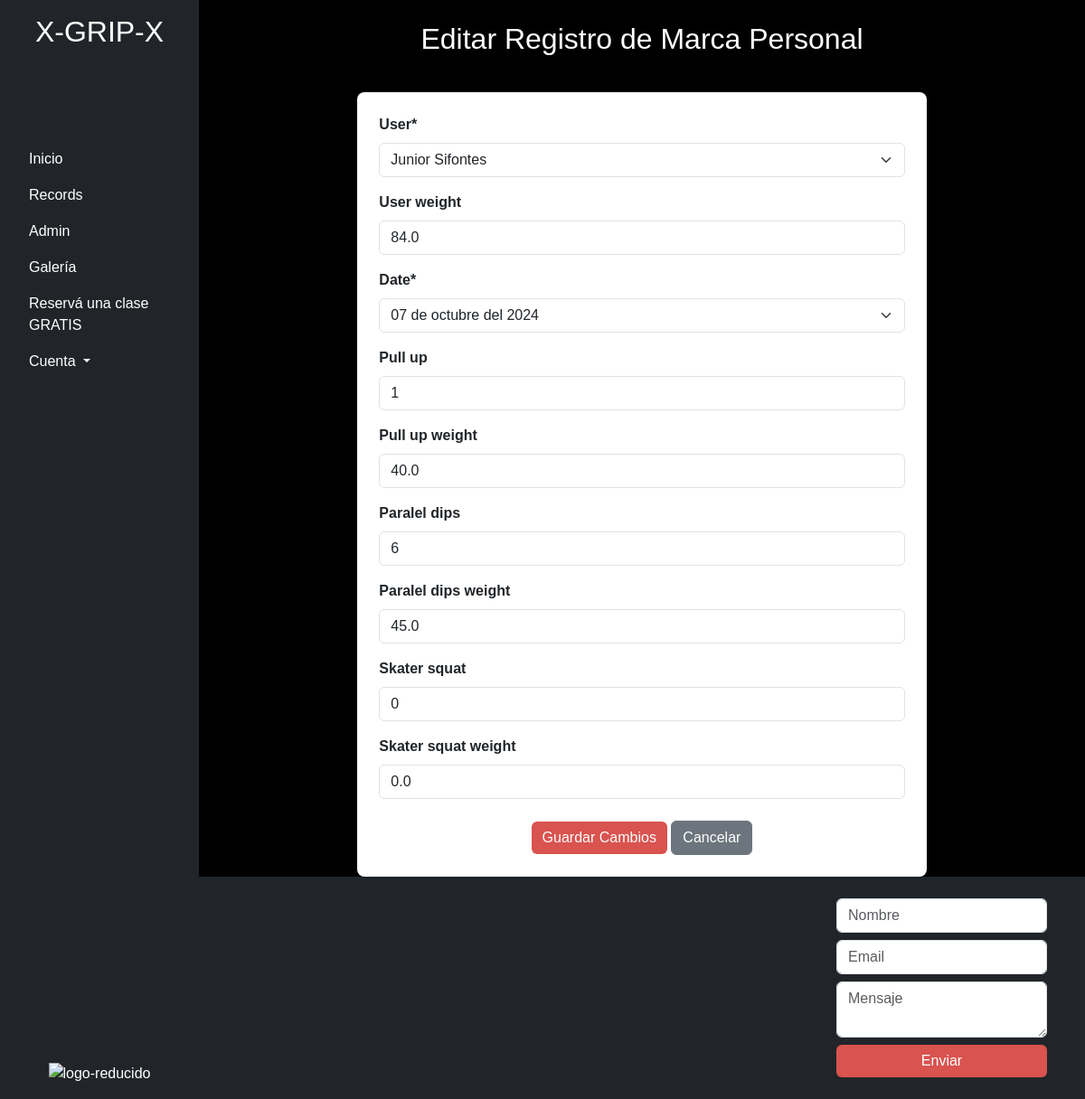
/user/records/edit/40, run on the app's committed database.
### data/models.py (models this page shows, shortened)
class PrData(models.Model):
    user = models.ForeignKey(Persona, on_delete=models.CASCADE)
    user_weight = models.FloatField(null=True, blank=True)
    date = models.ForeignKey(DateOfMedition, on_delete=models.PROTECT)
    pull_up = models.IntegerField(null=True, blank=True)
    pull_up_weight = models.FloatField(null=True, blank=True)
    paralel_dips = models.IntegerField(null=True, blank=True)
    paralel_dips_weight = models.FloatField(null=True, blank=True)
    skater_squat = models.IntegerField(null=True, blank=True)
    skater_squat_weight = models.FloatField(null=True, blank=True)

### data/views.py (the view)
# urls.py: path('records/edit/<int:pk>', views.edit_record, name='edit_record'),
def edit_record(request, pk):
    record = get_object_or_404(PrData, pk=pk)
    if request.method == 'POST':
        form = PrDataForm(request.POST, instance=record)
        if form.is_valid():
            form.save()
            return HttpResponseRedirect(reverse('records'))
    else:
        form = PrDataForm(instance=record)
    return render(request, 'data/edit_record.html', {'form': form})

### data/forms.py
class PrDataForm(forms.ModelForm):
    class Meta:
        model = PrData
        fields = '__all__'

### data/models.py (called while the page is built)
    def __str__(self):
        return f"{self.name}"

    def __str__(self):
        meses = [
            "enero", "febrero", "marzo", "abril", "mayo", "junio",
            "julio", "agosto", "septiembre", "octubre", "noviembre", "diciembre"
        ]
        dia = self.date_of_medition.day
        mes = meses[self.date_of_medition.month - 1]
        año = self.date_of_medition.year
        return f"{dia:02d} de {mes} del {año}"

### templates/data/edit_record.html (shortened to what this page needs)
{% extends "index.html" %}
{% load crispy_forms_tags %}
{% block content %}
<div class="container mt-4">
    <h2 class="text-center" style="font-family: 'Oswald', sans-serif;">Editar Registro de Marca Personal</h2>
    <div class="row justify-content-center">
        <div class="col-md-8">
            <div class="card shadow-sm p-4">
                <form method="post">
                    {{ form|crispy }}
                    <div class="text-center mt-4">
                        <button type="submit" class="btn btn-primary">Guardar Cambios</button>
                        <a href="{% url 'records' %}" class="btn btn-secondary">Cancelar</a>
                    </div>
                </form>
            </div>
        </div>
    </div>
</div>
{% endblock %}

### static/css/style.css (style rules this page uses)
body, html { height: 100%; margin: 0; background-color: #000; color: #fff; font-family: "Bangers", system-ui; font-weight: 400; font-style: normal; }
.card { margin-top: 2rem; border-radius: 1rem; box-shadow: 0 4px 8px rgba(0, 0, 0, 0.1); }
.btn-primary { background-color: #007bff; border: none; }
.form-label { font-weight: bold; }

### templates/data/edit_record.html (style rules this page uses)
body { font-family: 'Oswald', sans-serif; }
.card { border: none; border-radius: 8px; }
.btn-primary { background-color: #d9534f; border-color: #d9534f; }
.btn-secondary { background-color: #6c757d; border-color: #6c757d; }

### data on the page
PrData: user "Junior Sifontes", user_weight "84.0", date "07 de octubre del 2024", pull_up "1", pull_up_weight "40.0", paralel_dips "6", paralel_dips_weight "45.0", skater_squat "0", skater_squat_weight "0.0"
